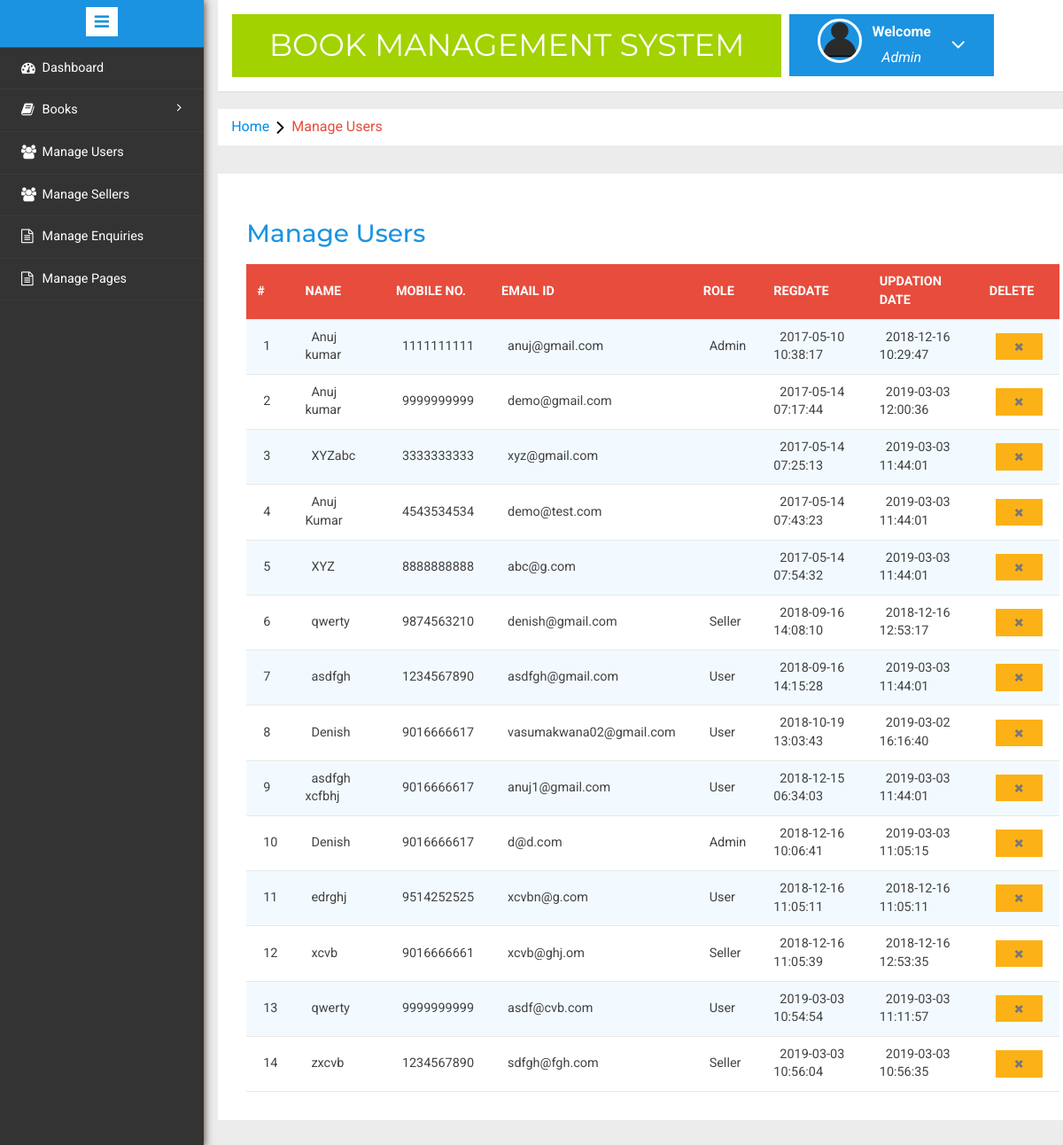
The page /admin/manage-users.php (signed in) on the database its author committed.
### tables this page shows
CREATE TABLE `tblusers` (
  `id` int(11) NOT NULL AUTO_INCREMENT,
  `FullName` varchar(100) NOT NULL,
  `MobileNumber` char(10) NOT NULL,
  `EmailId` varchar(70) NOT NULL,
  `Password` varchar(100) NOT NULL,
  `shopName` varchar(150) DEFAULT NULL,
  `shopAddress` varchar(500) DEFAULT NULL,
  `Role` varchar(7) NOT NULL,
  `isActive` tinyint(4) NOT NULL,
  `RegDate` timestamp NOT NULL DEFAULT CURRENT_TIMESTAMP,
  `UpdationDate` timestamp NOT NULL DEFAULT CURRENT_TIMESTAMP ON UPDATE CURRENT_TIMESTAMP,
  PRIMARY KEY (`id`),
  KEY `EmailId` (`EmailId`),
  KEY `EmailId_2` (`EmailId`)
);

### admin/manage-users.php (the view, shortened to what this page needs)
<?php
include('../includes/config.php');
if(strlen($_SESSION['alogin'])==0)
	{
header('location:index.php');
}
else{
	?>
<!DOCTYPE HTML>
<html>
<head>
<link href="css/bootstrap.min.css" rel='stylesheet' type='text/css' />
<link href="css/style.css" rel='stylesheet' type='text/css' />
<link rel="stylesheet" href="css/morris.css" type="text/css"/>
<link href="css/font-awesome.css" rel="stylesheet">
<link rel="stylesheet" type="text/css" href="css/table-style.css" />
<link rel="stylesheet" type="text/css" href="css/basictable.css" />
<link rel="stylesheet" href="css/icon-font.min.css" type='text/css' />
</head>
<body>
   <div class="page-container">
<div class="left-content">
	   <div class="mother-grid-inner">
				<?php include('includes/header.php');?>
				</div>
<ol class="breadcrumb">
                <li class="breadcrumb-item"><a href="dashboard.php">Home</a><i class="fa fa-angle-right"></i>Manage Users</li>
            </ol>
<div class="agile-grids">
				<div class="agile-tables">
					<div class="w3l-table-info">
					  <h2>Manage Users</h2>
					    <table id="table">
						<thead>
						  <tr>
						  <th>#</th>
							<th>Name</th>
							<th>Mobile No.</th>
							<th>Email Id</th>
							<th>Role</th>
							<th>RegDate </th>
							<th>Updation Date</th>
							<th>Delete</th>
						  </tr>
						</thead>
						<tbody>
<?php $sql = "SELECT * from tblusers where isActive=1";
$query = $dbh -> prepare($sql);
$query->execute();
$results=$query->fetchAll(PDO::FETCH_OBJ);
$cnt=1;
if($query->rowCount() > 0)
{
foreach($results as $result)
{				?>
						  <tr>
							<td><?php echo htmlentities($cnt);?></td>
							<td><?php echo htmlentities($result->FullName);?></td>
							<td><?php echo htmlentities($result->MobileNumber);?></td>
							<td><?php echo htmlentities($result->EmailId);?></td>
							<td><?php echo htmlentities($result->Role);?></td>
							<td><?php echo htmlentities($result->RegDate);?></td>
							<td><?php echo htmlentities($result->UpdationDate);?></td>
								<td><button id="<?php echo htmlentities($result->id);?>" class="delbutton btn btn-danger btn-sm"><span class="glyphicon glyphicon-remove"></span></button></td>
						  </tr>
						 <?php $cnt=$cnt+1;} }?>
						</tbody>
					  </table>
					</div>
			</div>
</div>
</div>
						<?php include('includes/sidebarmenu.php');?>
							</div>
</body>
</html>
<?php } ?>

### admin/css/table-style.css (style rules this page uses)
table { background: white; border-collapse: collapse; margin: 1.25em 0 0; width: 100%; }
table tr, table th, table td { border: none; border-bottom: 1px solid #e8e8e8; font-size: .95em; }
table th, table td { padding: 10px 12px; text-align: left; }
table th { background: #e74c3c; color: #fff; text-transform: uppercase; }
table tr td { background: #f3faff; color: #424242; }
table tr:nth-of-type(2n+2) td { background: #ffffff; }
table { width: 100%; }

### rows shown on the page
tblusers: FullName "Anuj kumar", MobileNumber "1111111111", EmailId "anuj@gmail.com", Role "Admin", RegDate "2017-05-10 10:38:17", UpdationDate "2018-12-16 10:29:47"
tblusers: FullName "Anuj kumar", MobileNumber "9999999999", EmailId "demo@gmail.com", RegDate "2017-05-14 07:17:44", UpdationDate "2019-03-03 12:00:36"
tblusers: FullName "XYZabc", MobileNumber "3333333333", EmailId "xyz@gmail.com", RegDate "2017-05-14 07:25:13", UpdationDate "2019-03-03 11:44:01"
tblusers: FullName "Anuj Kumar", MobileNumber "4543534534", EmailId "demo@test.com", RegDate "2017-05-14 07:43:23", UpdationDate "2019-03-03 11:44:01"
tblusers: FullName "XYZ", MobileNumber "8888888888", EmailId "abc@g.com", RegDate "2017-05-14 07:54:32", UpdationDate "2019-03-03 11:44:01"
tblusers: FullName "qwerty", MobileNumber "9874563210", EmailId "denish@gmail.com", Role "Seller", RegDate "2018-09-16 14:08:10", UpdationDate "2018-12-16 12:53:17"
tblusers: FullName "asdfgh", MobileNumber "1234567890", EmailId "asdfgh@gmail.com", Role "User", RegDate "2018-09-16 14:15:28", UpdationDate "2019-03-03 11:44:01"
tblusers: FullName "Denish", MobileNumber "9016666617", EmailId "vasumakwana02@gmail.com", Role "User", RegDate "2018-10-19 13:03:43", UpdationDate "2019-03-02 16:16:40"
tblusers: FullName "asdfgh xcfbhj", MobileNumber "9016666617", EmailId "anuj1@gmail.com", Role "User", RegDate "2018-12-15 06:34:03", UpdationDate "2019-03-03 11:44:01"
tblusers: FullName "Denish", MobileNumber "9016666617", EmailId "d@d.com", Role "Admin", RegDate "2018-12-16 10:06:41", UpdationDate "2019-03-03 11:05:15"
tblusers: FullName "edrghj", MobileNumber "9514252525", EmailId "xcvbn@g.com", Role "User", RegDate "2018-12-16 11:05:11", UpdationDate "2018-12-16 11:05:11"
tblusers: FullName "xcvb", MobileNumber "9016666661", EmailId "xcvb@ghj.om", Role "Seller", RegDate "2018-12-16 11:05:39", UpdationDate "2018-12-16 12:53:35"
tblusers: FullName "qwerty", MobileNumber "9999999999", EmailId "asdf@cvb.com", Role "User", RegDate "2019-03-03 10:54:54", UpdationDate "2019-03-03 11:11:57"
tblusers: FullName "zxcvb", MobileNumber "1234567890", EmailId "sdfgh@fgh.com", Role "Seller", RegDate "2019-03-03 10:56:04", UpdationDate "2019-03-03 10:56:35"

### other values the page prints
$_SESSION['role'] "Admin"
